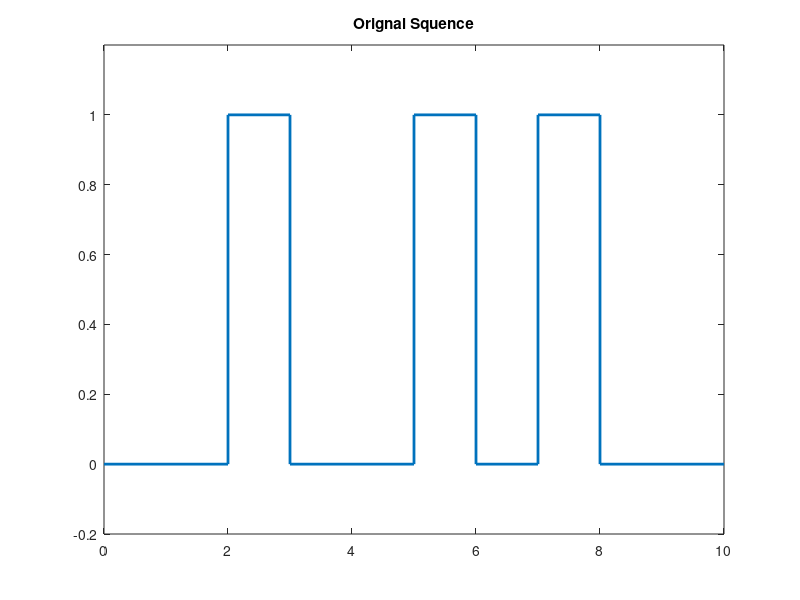
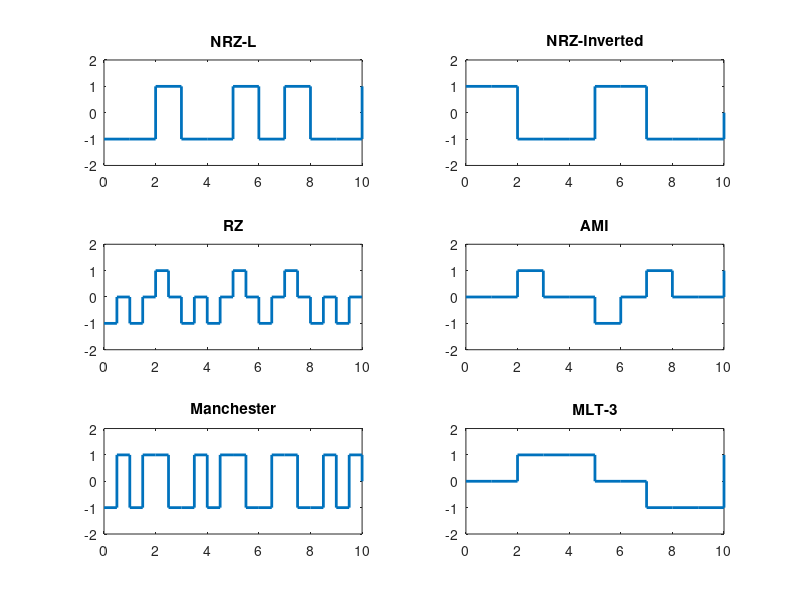
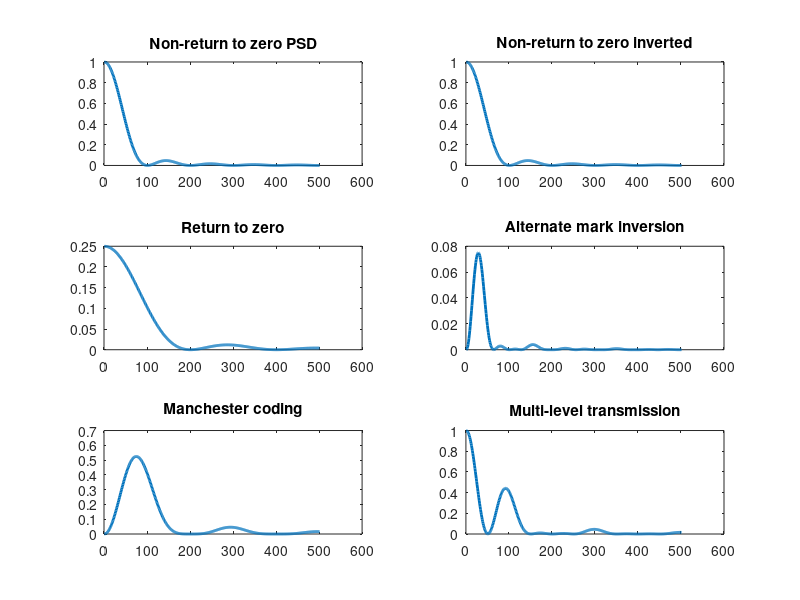

These figures' MATLAB source, in order:
clear all; close all;

%% Generate some bits randomly
NumberOfBits = 10 ;
RandomBits = randi([0 1],1,NumberOfBits);
%RandomBits = [1 0 1 0 0 1 1 0 1 1]; %  test case
Tb = 1;
f = 0: 0.01: 5;
Ts = 1;

% plot orignal squence 
figure(1)
stairs(0:NumberOfBits,[RandomBits 0],'linewidth', 2);
title('Orignal Squence');
ylim([-.2 1.2]);

% Intialize arrays for output waves
NRZ_out = zeros(1,10);
NRZI_out = zeros(1,10);
RZ_out = zeros(1,20);
AMI_out = zeros(1,10);
Manchester_out = zeros(1,10);
MLT3_out = zeros(1,10);
 
% Modulate the signal using the specified line code
%% Modulate using NRZ-L line code

% expected squeunce = [1 -1 1 -1 -1 1 1 -1 1 1]
signal = ones(1,NumberOfBits+1);
signal(RandomBits==0) = -1;
NRZ_out = signal;

figure(2);
subplot(3,2,1)
stairs(0:NumberOfBits ,NRZ_out ,'linewidth', 2);
title('NRZ-L');
ylim([-2 2]);

% Calculate the power spectrum density
NRZ_psd = Tb*(sinc(f*Tb)).^2;

figure(3);
subplot(3,2,1); 
plot(NRZ_psd,'linewidth', 2);
title('Non-return to zero PSD');

%% Modulate using NRZ-I line code

% expected squeunce = [1  1 -1 -1 -1 1 -1 -1 1 -1]
%OneFlag is a flag used to indicate the last "One" state (positive/negative)
OneFlag = 1; %Initial value from +vp
signal = zeros(1,NumberOfBits+1);
signal(1) = OneFlag;
for index=2:length(RandomBits)
  if RandomBits(index)==1
     OneFlag = -1* OneFlag; %Invert the "One" state
     signal(index) = OneFlag;
 elseif RandomBits(index)== 0
    signal(index) = OneFlag ;
 end
end
NRZI_out = signal;

figure(2);
subplot(3,2,2)
stairs(0:NumberOfBits, NRZI_out ,'linewidth', 2);
title('NRZ-Inverted');
ylim([-2 2]);

% Calculate the power spectrum density
NRZI_psd = Tb*(sinc(f*Tb)).^2;

figure(3);
subplot(3,2,2); 
plot(NRZI_psd ,'linewidth', 2);
title('Non-return to zero inverted');

%% Modulate using RZ line code

% expected squeunce = [1 -1 1 -1 -1 1 1 -1 1 1] each 50% of cycle
signal = zeros(1,2*NumberOfBits+1);

for i = 1 :2: 2*NumberOfBits
    if RandomBits((i+1)/2) == 1
        signal(i) = 1;
        signal(i+1) = 0;

    else
        signal(i) = -1;
        signal(i+1) = 0;
    end
end
RZ_out = signal;
figure(2);
subplot(3,2,3)
stairs(0:0.5:NumberOfBits, RZ_out ,'linewidth', 2);
title('RZ');
ylim([-2 2]);

% Calculate the power spectrum density
RZ_psd=Tb/4*(sinc(f*Tb/2)).^2;

figure(3);
subplot(3,2,3); 
plot(RZ_psd,'linewidth', 2);
title('Return to zero');

%% Modulate using Alternative mark inversion (AMI)
% expected squeunce = [1 0 -1 0 0 1 -1 0 1 -1]

OneFlag = 1; % Initial value from +vp
signal = ones(1,NumberOfBits+1);

for index=1:length(RandomBits)
  if RandomBits(index)== 1
     signal(index) = OneFlag;
     OneFlag = -1*OneFlag;          % Invert the "One" state
 elseif RandomBits(index)== 0
    signal(index) = 0 ;
 end
end
AMI_out = signal;
figure(2);
subplot(3,2,4)
stairs(0:NumberOfBits, AMI_out ,'linewidth', 2);
title('AMI');
ylim([-2 2]);

% Calculate the power spectrum density
AMI_psd=Tb/4*(sinc(pi*f*Tb/2)).^2.*(sin(pi*f*Tb)).^2;

figure(3);
subplot(3,2,4); 
plot(AMI_psd,'linewidth', 2);
title('Alternate mark inversion');
%% Modulate using Manchester line code
% RandomBits =        [   1      0      1     0       0     1     1    0     1      1];
% expected squeunce = [(1 -1) (-1 1) (1 -1) (-1 1) (-1 1)(1 -1)(1 -1)(-1 1)(1 -1)(1 -1)]
signal = zeros(1,2*NumberOfBits+1);

for i = 1 :2: 2*NumberOfBits
    if RandomBits((i+1)/2) == 1
        signal(i) = 1;
        signal(i+1) = -1;

    else
        signal(i) = -1;
        signal(i+1) = 1;
    end
end
Manchester_out = signal;
figure(2);

subplot(3,2,5)
stairs(0:0.5:NumberOfBits, Manchester_out ,'linewidth', 2);
title('Manchester');

ylim([-2 2]);


% Calculate the power spectrum density
Manchester_psd=Tb*(sinc(f*Tb/2)).^2.*(sin(pi*f*Tb/2)).^2;

figure(3);
subplot(3,2,5); 
plot(Manchester_psd,'linewidth', 2);
title('Manchester coding');

%% Modulate using Multi-level transmission 3
%RandomBits =           [1 0 1 0 0  1 1 0 1 1];
% expected squeunce =   [1 1 0 0 0 -1 0 0 1 0]
signal = ones(1,NumberOfBits+1);
Level = [1 0 -1 0]; 
i = 1;
for index=1:length(RandomBits)
 if RandomBits(index)==1    
     signal(index)= Level(i);
      if (i < 4)
        i = i+1;
      else
        i = 1;
      end
 elseif RandomBits(index)==0
     if index == 1
         signal(index)= 0;
     else
        signal(index)= signal(index - 1);
     end
     
 end
end
MLT3_out = signal;
figure(2);

subplot(3,2,6)
stairs(0:NumberOfBits, MLT3_out ,'linewidth', 2);
title('MLT-3');
ylim([-2 2]);

% Calculate the power spectrum density
MLT_psd=Tb*(sinc(f*Tb/2)).^2.*(cos(pi*f*Tb)).^2 ;

figure(3);
subplot(3,2,6); 
handle2 = plot(MLT_psd );
set(handle2,'LineWidth',2)
title('Multi-level transmission');


